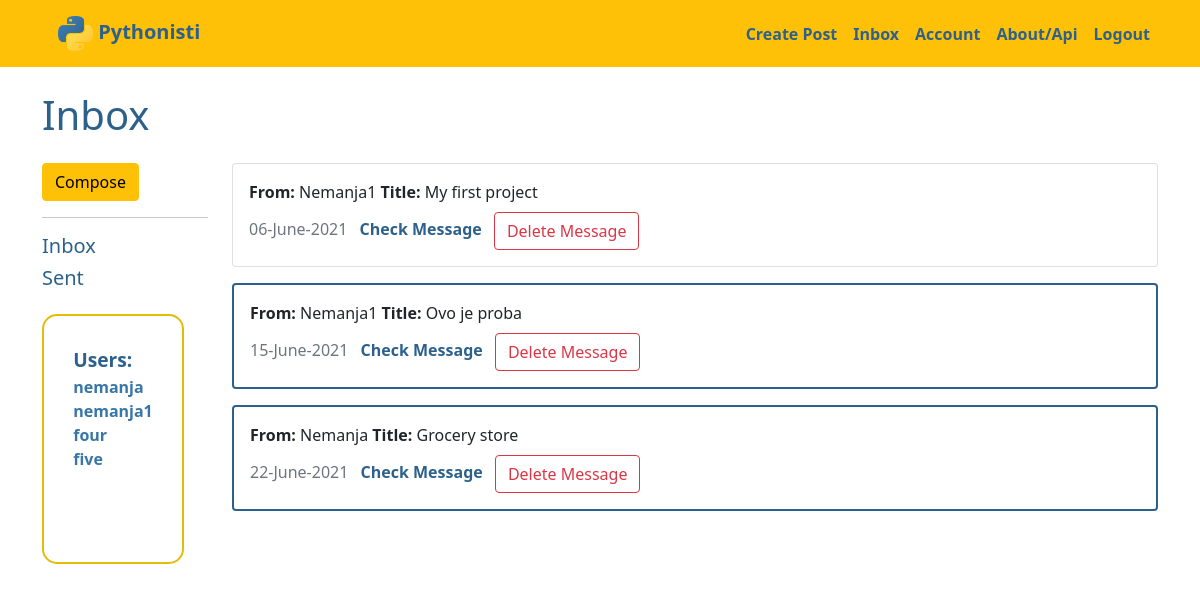
Page /mail/inbox (signed in) on the committed database.
### myproject/models.py (models this page shows, shortened)
class User(db.Model, UserMixin):
    __tablename__ = 'users'
    id = db.Column(db.Integer, primary_key=True)
    profile_image = db.Column(db.String(255), nullable=False, default='default_profile.png')
    email = db.Column(db.String(64), unique=True, index=True)
    username = db.Column(db.String(64), unique=True, index=True, nullable=False)
    password_hash = db.Column(db.String(255), nullable=False, index=True)
    posts = db.relationship('Blog', backref='author', lazy=True, cascade="all, delete-orphan")
    comments = db.relationship('Comment', backref='comment_author', lazy=True, cascade="all, delete-orphan")
    send_messages = db.relationship(
        'Message',
        backref='sender',
        foreign_keys='Message.sender_id',
        lazy=True,
        cascade="save-update")
    receive_messages = db.relationship(
        'Message',
        backref='receiver',
        foreign_keys='Message.receiver_id',
        lazy=True,
        cascade="save-update")

class Message(db.Model):
    __tablename__ = 'messages'
    id = db.Column(db.Integer, primary_key=True)
    title = db.Column(db.String(125), nullable=False, index=True)
    date = db.Column(db.DateTime, nullable=False, default=datetime.utcnow, index=True)
    text = db.Column(db.Text, nullable=False, index=True)
    seen = db.Column(db.Boolean, nullable=False, default=False, index=True)
    MESSAGE_VISIBLE_TO = db.Column(db.Integer, nullable=True)
    sender_id = db.Column(db.Integer, db.ForeignKey('users.id'), nullable=False)
    receiver_id = db.Column(db.Integer, db.ForeignKey('users.id'), nullable=False)

### myproject/mail/views.py (the view)
@messages_blueprint.route('/inbox')
@login_required
def inbox():
    messages = Message.query.filter(and_(Message.receiver_id == current_user.id,
                                    Message.MESSAGE_VISIBLE_TO.isnot(current_user.id))).all()
    users = User.query.all()
    return render_template('inbox.html', messages=messages, users=users)

### myproject/models.py (called while the page is built)
@login_manager.user_loader
def load_user(user_id):
    return User.query.get(user_id)

### myproject/mail/templates/mail/inbox.html (shortened to what this page needs)
{% extends 'base.html' %}
{% block content %}
  <div class="jumbotron">
    <h1>Inbox</h1>
  </div>
<div class="row">
  <div class="col-md-2">
    <a href="{{ url_for('messages.create_message') }}" class="btn btn-warning">Compose</a>
    <hr>
    <a href="{{ url_for('messages.inbox') }}"><h5>Inbox</h5></a>
    <a href="{{ url_for('messages.sent_messages') }}"><h5>Sent</h5></a>
    <div class="user_list_div">
      <ul><span class='user_list_span'>Users:</span>
        {% for user in users %}
        <li>{{ user.username }}</li>
        {% endfor %}
      </ul>
    </div>
  </div>
    <div class="col-md-10 overflow_div">
      {% for message in messages %}
      {% if current_user.id == message.receiver.id %}
        {% if message.seen %}
        <div class="card mb-3" style="width: 100%;">
        {% else %}
        <div class="card mb-3" style="width: 100%; border:2px solid var(--dark_blue);">
        {% endif %}
          <div class="card-body">
            <p class="card-title"><strong>From: </strong>{{ message.sender.username|capitalize }} <strong>Title: </strong>{{ message.title|capitalize }}</p><label class="card-subtitle mb-2 text-muted">{{ message.date.strftime("%d-%B-%Y") }}</label>
            <a href="{{ url_for('messages.view_message', message_id=message.id) }}" class="card-link check_message_link">Check Message</a>
            <button type="button"
                class="btn btn-outline-danger"
                data-bs-toggle="modal"
                data-bs-target="#del_message">
                  Delete Message
            </button>
          </div>
        </div>
      {% endif %}
    {% endfor %}
    </div>
</div>
{% endblock %}

### myproject/static/css/style.css (style rules this page uses)
:root { --white_letters: #e6e8ea; --yellow: #ffdf76; --dark_yellow: #e3bb09; --light_blue: #75a8d3; --blue: #3776a6; --dark_blue: #2d618c; --dark_letters: #444; }
body { width: 100%; height: 100vh; }
* { margin: 0; padding: 0; box-sizing: border-box; scroll-behavior: smooth; transition: 0.3s; }
a { text-decoration: none; color: var(--dark_blue); }
label { color: var(--dark_letters); }
p { margin: 0; }
h1 { color: var(--dark_blue); margin-bottom: 1.5rem; }
.check_message_link { font-weight: bold; margin: auto 0.5rem; }
.user_list_div { height: 250px; margin: 1.5rem; margin-left: 0; padding: 30px 0; border: 2px solid var(--dark_yellow); border-radius: 15px; display: flex; justify-content: center; overflow: auto; }
.user_list_div > ul { list-style: none; padding: 0; color: var(--blue); font-weight: bold; }
.user_list_span { color: var(--dark_blue); font-size: 1.2rem; margin-bottom: 10px; }
.overflow_div { height: 100vh; overflow: auto; }

### rows in the picture
User: username "nemanja"
User: username "nemanja1"
User: username "four"
User: username "five"
Message: sender.username "Nemanja1", title "My first project", date "06-June-2021"
Message: sender.username "Nemanja1", title "Ovo je proba", date "15-June-2021"
Message: sender.username "Nemanja", title "Grocery store", date "22-June-2021"
